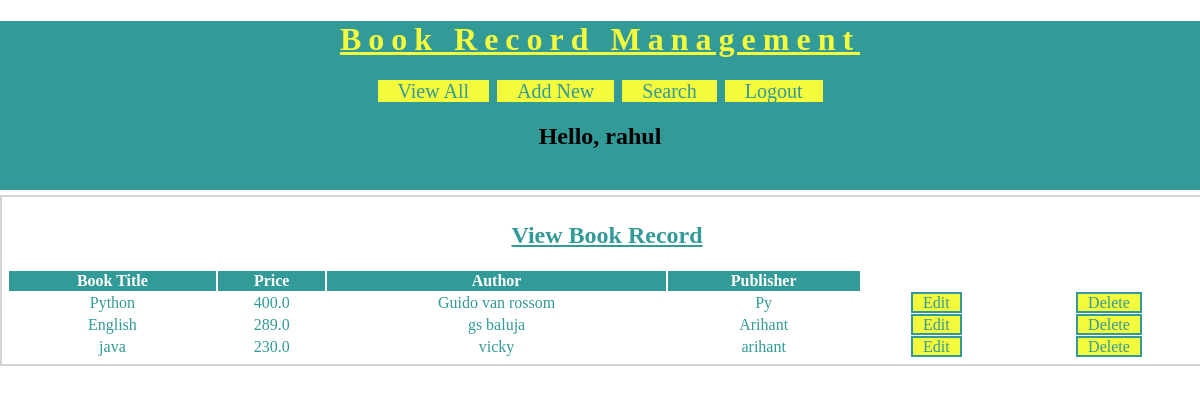
Page /BRMapp/view-books (signed in) on the committed database.
### BRMapp/models.py (models this page shows)
class Book(models.Model):
    title=models.CharField(max_length=100)
    price=models.FloatField()
    author=models.CharField(max_length=100)
    publisher=models.CharField(max_length=100)

### BRMapp/views.py (the view)
# urls.py: url('view-books',views.viewBooks),
@login_required(login_url='/BRMapp/login/')
def viewBooks(request):
    books=models.Book.objects.all()
    username=request.session['username']
    res=render(request,'BRMapp/view_book.html',{'books':books,'username':username})
    return res

### templates/BRMapp/view_book.html (shortened to what this page needs)
<!DOCTYPE html>
{% load static %}
<html lang="en" dir="ltr">
  <head>
    <link rel="stylesheet" href="{% static 'css/BRMstyle.css' %}">
  </head>
  <body>
    <div id="header">
      <h1>Book Record Management</h1>
      <div id="nav">
        <a href="/BRMapp/view-books">View All</a>
        <a href="/BRMapp/new-book">Add New</a>
        <a href="/BRMapp/search-book">Search</a>
        <a href="/BRMapp/logout">Logout</a>
      </div>
       <h2>Hello, {{username}}</h2>
    </div>
    <div id="main">
      <h2 class="book">View Book Record</h2>
      <table>
        <thead>
          <th>Book Title</th>
            <th>Price</th>
              <th>Author</th>
                <th>Publisher</th>
        </thead>
        {% for book in books %}
        <tr>
          <td>{{book.title}}</td>
          <td>{{book.price}}</td>
          <td>{{book.author}}</td>
          <td>{{book.publisher}}</td>
          <td><a class="btn" href="/BRMapp/edit-book?bookid={{book.id}}">Edit</a></td>
          <td><a class="btn" href="/BRMapp/delete-book?bookid={{book.id}}">Delete</a></td>
        </tr>
        {% endfor %}
      </table>
    </div>
  </body>
</html>

### static/css/BRMstyle.css (style rules this page uses)
body { background-color:white; margin:0px 0px 0px; font-family: "calibri"; }
#header { background-color:#329A97; padding-bottom: 20px; text-align: center; }
#header h1 { text-align: center; color: #F4FA3C; letter-spacing: 7px; text-decoration:underline; }
#nav { width:60%; margin: auto; }
#nav a { background-color: #F4FA3C; width: 150px; border: solid 2px #329A97; font-size: 20px; text-decoration:none; color: #329A97; padding-left: 20px; padding-right: 20px; }
#main { margin:auto; border: solid 2px lightgray; width: 100%; padding: 5px; margin-top: 5px; }
#main form,#main h2 { text-align: center; }
.book { text-decoration: underline; color: #329A97; }
#main table { width: 100%; text-align: center; color: #329A97; }
#main table th { background-color: #329A97; color: white; }
.btn { background-color:#F4FA3C; width: 150px; border: solid 2px #329A97; font-style: 18px; text-decoration: none; color: #329A97; padding-left: 10px; padding-right: 10px; }

### rows in the picture
Book: title "Python", price "400.0", author "Guido van rossom", publisher "Py"
Book: title "English", price "289.0", author "gs baluja", publisher "Arihant"
Book: title "java", price "230.0", author "vicky", publisher "arihant"

### other values in the picture
{{ username }} "rahul"
